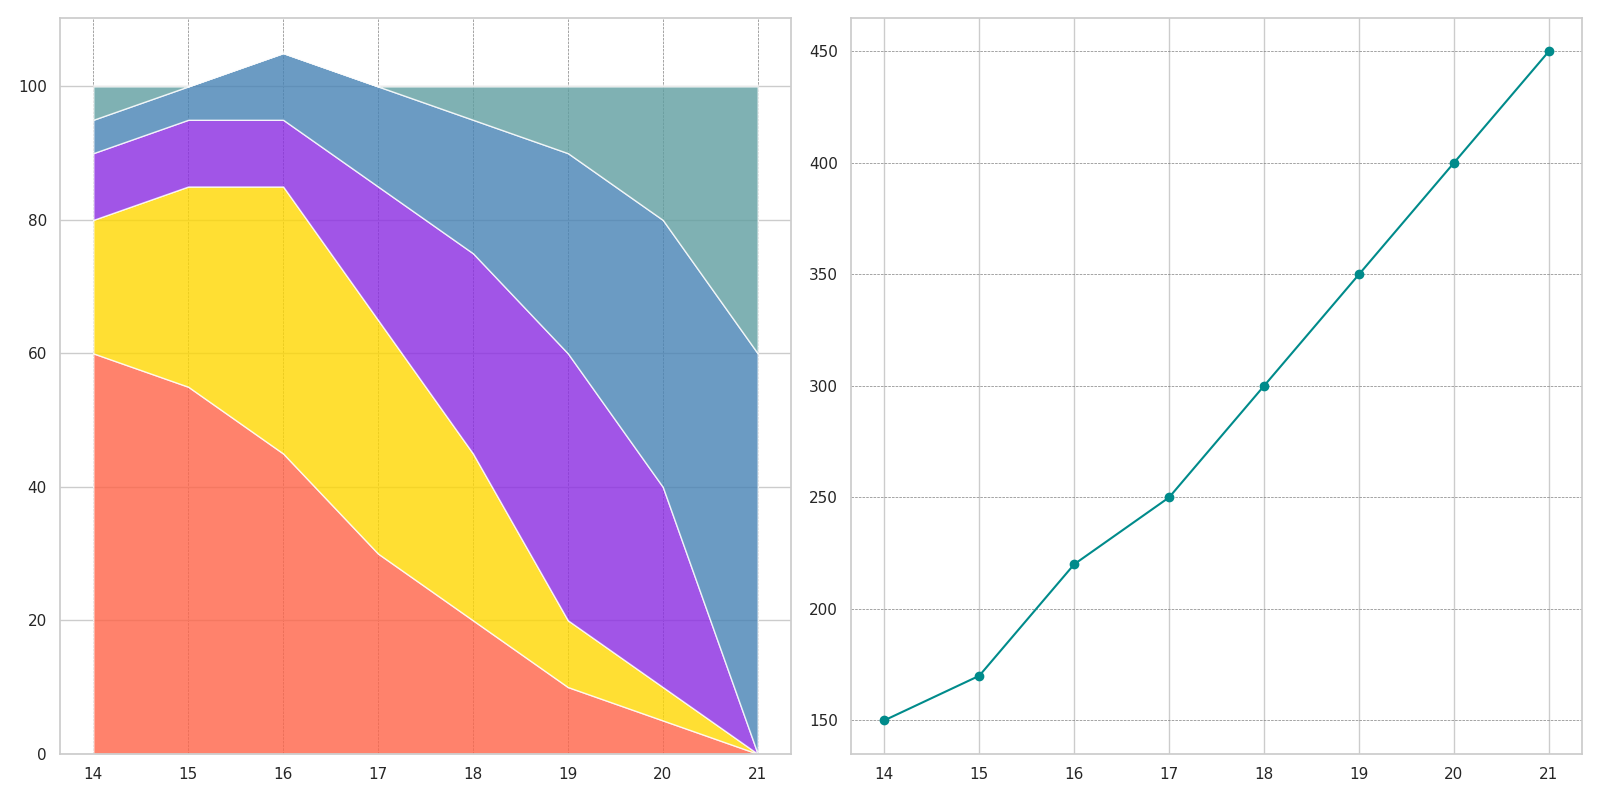

Generate this figure with Python:
import matplotlib.pyplot as plt
import numpy as np

centuries = np.arange(14, 22)
classical = [60, 55, 45, 30, 20, 10, 5, 0]
renaissance = [20, 30, 40, 35, 25, 10, 5, 0]
baroque = [10, 10, 10, 20, 30, 40, 30, 0]
modernism = [5, 5, 10, 15, 20, 30, 40, 60]
abstract = [5, 0, 0, 0, 5, 10, 20, 40]
famous_artworks = [150, 170, 220, 250, 300, 350, 400, 450]
data = np.array([classical, renaissance, baroque, modernism, abstract])
colors = ['#FF6347', '#FFD700', '#8A2BE2', '#4682B4', '#5F9EA0']

fig, (ax1, ax2) = plt.subplots(1, 2, figsize=(16, 8))

ax1.stackplot(centuries, data, colors=colors, alpha=0.8)
ax1.grid(axis='x', color='gray', linestyle='--', linewidth=0.5)

ax2.plot(centuries, famous_artworks, marker='o', linestyle='-', color='darkcyan')
ax2.grid(axis='y', color='gray', linestyle='--', linewidth=0.5)

plt.tight_layout()
plt.show()
